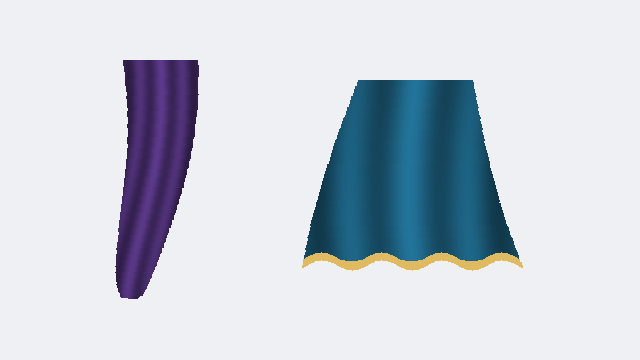
#> input picture results/005-spatiotemporal-constraints/frames/frame-008.png, 640 x 360 px, given in place of frame-000.png, which was not available
$ python 006-image-metrics.py
#> lines starting #> are read from the running program, lines starting #| are printed output that depends on the picture; after the words box and inside, x2 and y2 are one past the last pixel; in counts of white or black regions, pixels touching at a corner belong together
import json,pathlib,numpy as np
from PIL import Image
O=pathlib.Path('results/006-gui-playback');B=pathlib.Path('results/005-spatiotemporal-constraints');rows=[]
for i in range(240):
 n=f'frame-{i:03}.png';a=np.asarray(Image.open(B/'frames'/n).convert('RGB')).astype(float);b=np.asarray(Image.open(O/'gui-screenshots/before'/n).convert('RGB')).astype(float)
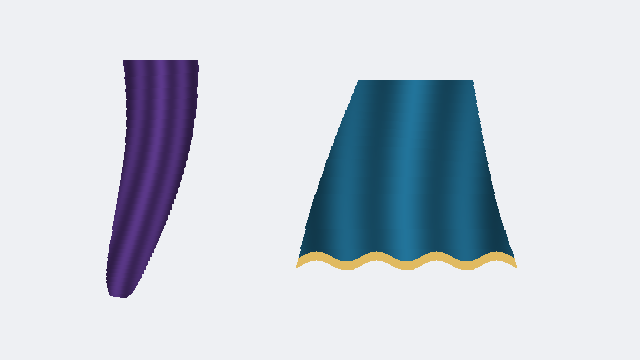
#> input picture results/005-spatiotemporal-constraints/frames/frame-013.png, 640 x 360 px, given in place of frame-000.png, which was not available
 ma=np.max(np.abs(a-[238,240,243]),axis=-1)>16;mb=np.max(np.abs(b-[238,240,243]),axis=-1)>16
#> after `ma = np.max(np.abs(a - [238, 240, 243]), axis=-1) > 16`:
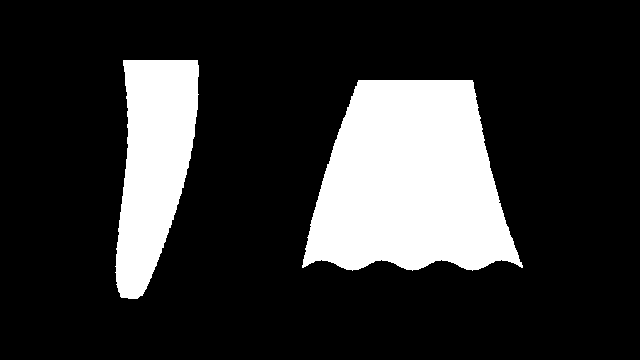
#> ma: shape (360, 640) bool; 19.4% white; 2 white regions, box (x1, y1, x2, y2) and area: (302, 80, 523, 271) 30928, (115, 60, 199, 299) 13720
#> after `mb = np.max(np.abs(b - [238, 240, 243]), axis=-1) > 16`:
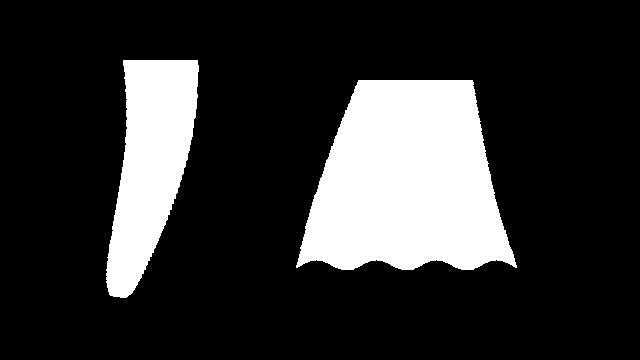
#> mb: shape (360, 640) bool; 19.4% white; 2 white regions, box (x1, y1, x2, y2) and area: (296, 80, 517, 270) 30979, (106, 60, 199, 298) 13660
 def edge(m):
  interior=m.copy();interior[1:]=interior[1:]&m[:-1];interior[:-1]=interior[:-1]&m[1:];interior[:,1:]=interior[:,1:]&m[:,:-1];interior[:,:-1]=interior[:,:-1]&m[:,1:];return m&~interior
#> after `interior[:, :-1] = interior[:, :-1] & m[:, 1:]`: interior: shape (360, 640) bool; 18.8% white; 2 white regions, box (x1, y1, x2, y2) and area: (303, 81, 522, 270) 30214, (116, 61, 198, 298) 13149
#> after `return m & ~interior`:
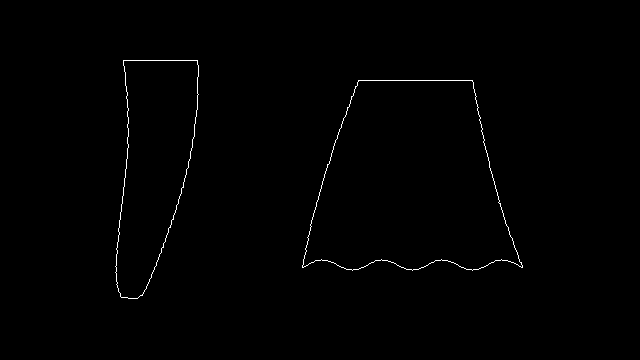
#> returned value: shape (360, 640) bool; 0.56% white in thin lines or dots, all inside (x1, y1, x2, y2) = (115, 60, 523, 299)
 ea,eb=edge(ma),edge(mb);common=ma&mb
#> in edge (call 2), `interior[:, :-1] = interior[:, :-1] & m[:, 1:]`:
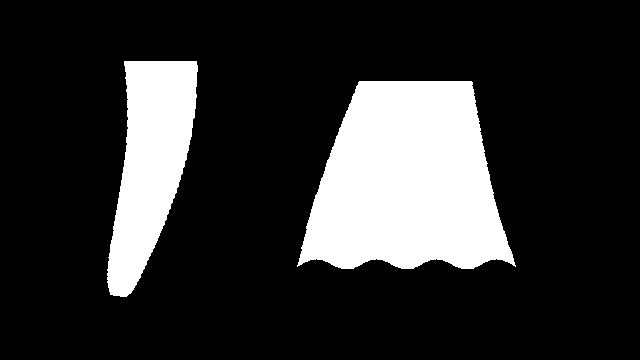
#> interior: shape (360, 640) bool; 18.8% white; 2 white regions, box (x1, y1, x2, y2) and area: (297, 81, 516, 269) 30268, (107, 61, 198, 297) 13088
#> in edge (call 2), `return m & ~interior`:
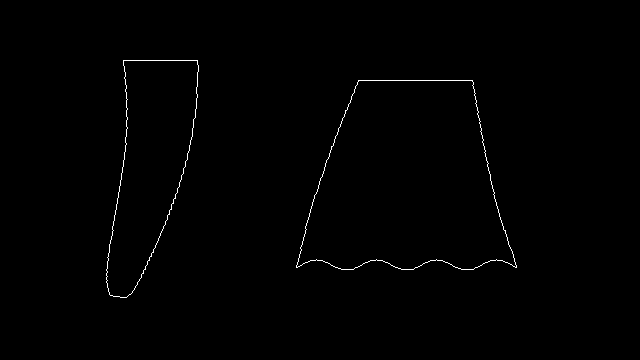
#> returned value: shape (360, 640) bool; 0.56% white in thin lines or dots, all inside (x1, y1, x2, y2) = (106, 60, 517, 298)
#> after `common = ma & mb`:
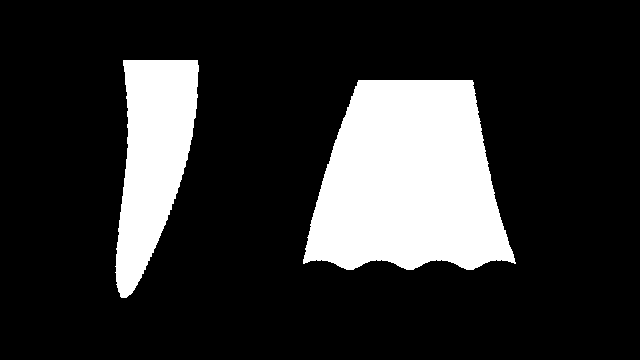
#> common: shape (360, 640) bool; 18.6% white; 2 white regions, box (x1, y1, x2, y2) and area: (303, 80, 516, 270) 30273, (115, 60, 199, 298) 12647
#> (the run stopped early here; a loop or call above may not have finished)
